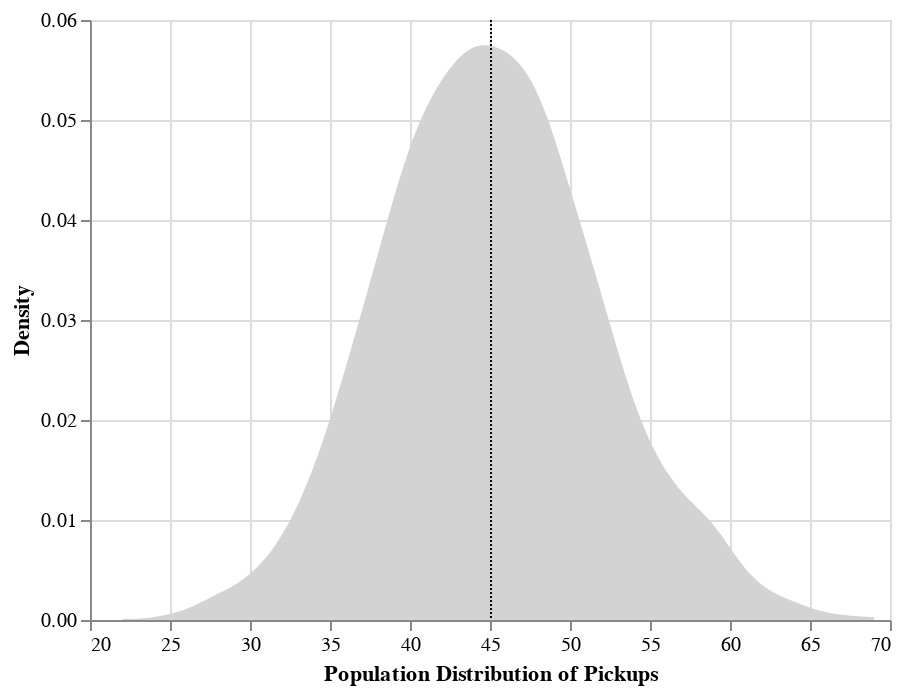

Notebook code for this chart:
### Markdown cell above
Aternatively, we could map population density onto the y position by using the `transform_density()` method in Altair. Combined with an `area` mark, this allows us to create a density plot. We'll also add a dotted vertical rule indicating the **population mean** in black:

### Code cell
df = pd.DataFrame(data = {"pop_pickups" : pop_pickups})

pop_density_chart = alt.Chart(df).transform_density(
    density='pop_pickups',
    as_=['pop_pickups', 'density'],
    
).mark_area(color="lightgray").encode(
    x=alt.X('pop_pickups', axis=alt.Axis(title="Population Distribution of Pickups")),
    y=alt.Y('density:Q', axis=alt.Axis(title="Density"))
)

pop_mean_chart = alt.Chart(df).mark_rule(color="black", strokeDash=[1,1]).encode(
    x="mean(pop_pickups)"
)

pop_chart = pop_density_chart + pop_mean_chart

pop_chart

### Figure 1 — Vega-Lite specification as saved in the notebook (floating-point values rounded to 4 significant figures; data arrays with more than 128 entries replaced by an {"elided": "..."} marker saying what was removed)
{"config": {"view": {"continuousWidth": 400, "continuousHeight": 300}}, "layer": [{"mark": {"type": "area", "color": "lightgray"}, "encoding": {"x": {"type": "quantitative", "axis": {"title": "Population Distribution of Pickups"}, "field": "pop_pickups"}, "y": {"type": "quantitative", "axis": {"title": "Density"}, "field": "density"}}, "transform": [{"density": "pop_pickups", "as": ["pop_pickups", "density"]}]}, {"mark": {"type": "rule", "color": "black", "strokeDash": [1, 1]}, "encoding": {"x": {"type": "quantitative", "aggregate": "mean", "field": "pop_pickups"}}}], "data": {"name": "data-1fd8b77836e43b9a24c819d785d20901"}, "$schema": "https://vega.github.io/schema/vega-lite/v4.8.1.json", "datasets": {"data-1fd8b77836e43b9a24c819d785d20901": {"elided": "5000 records"}}}
